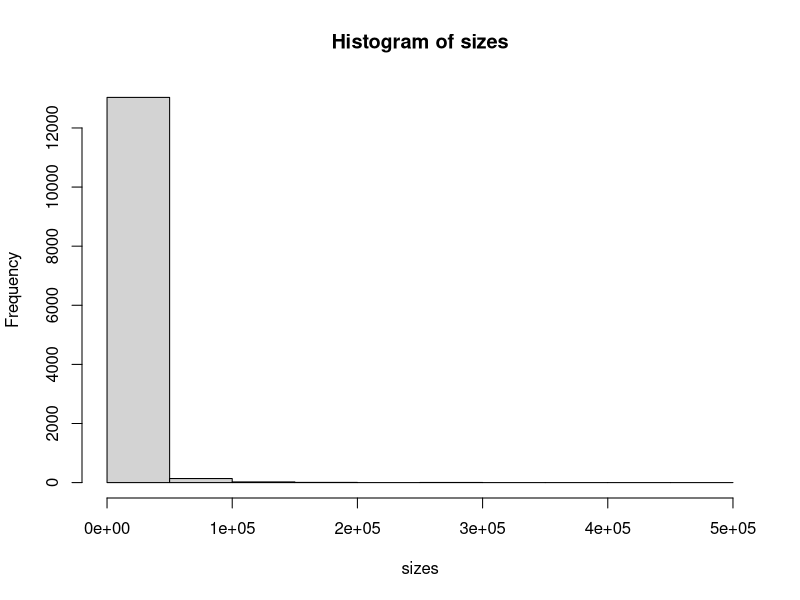
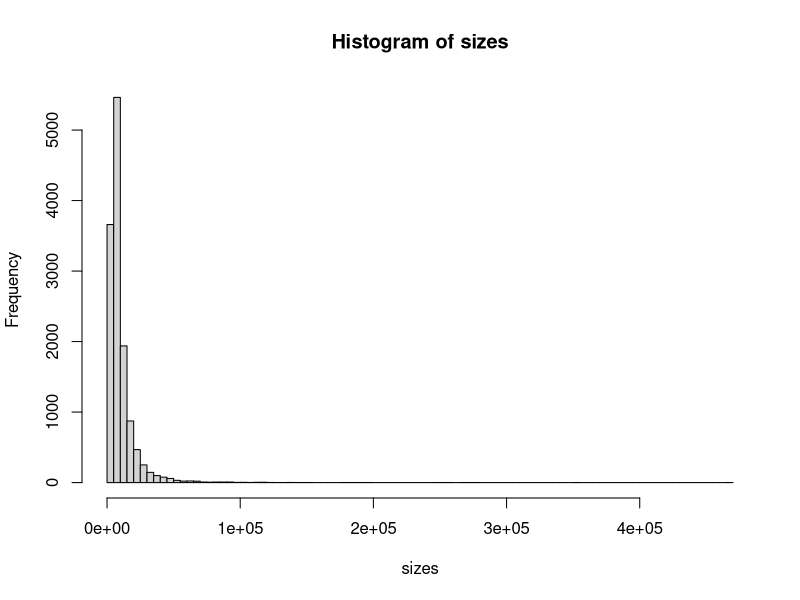
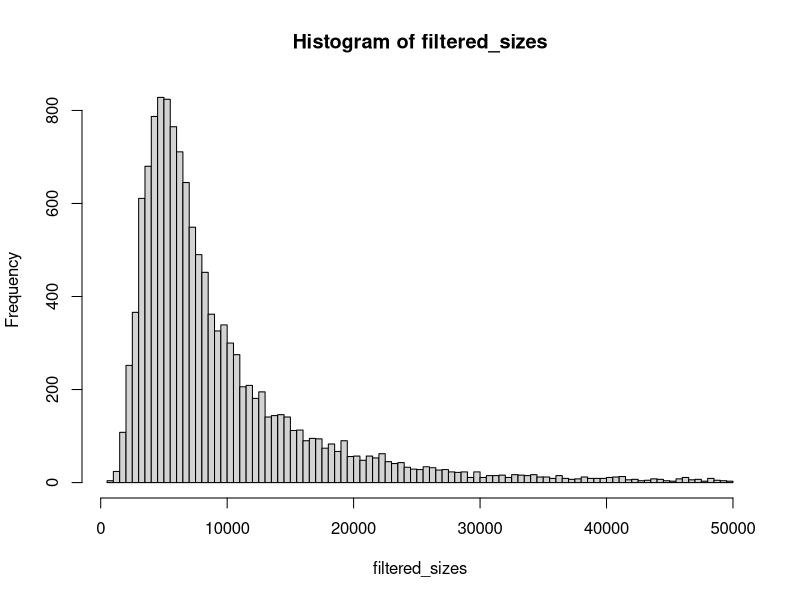
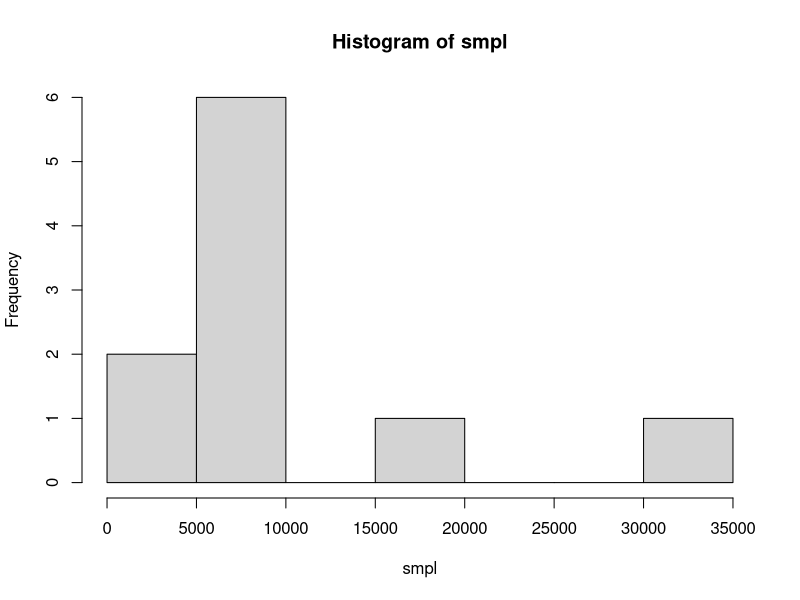
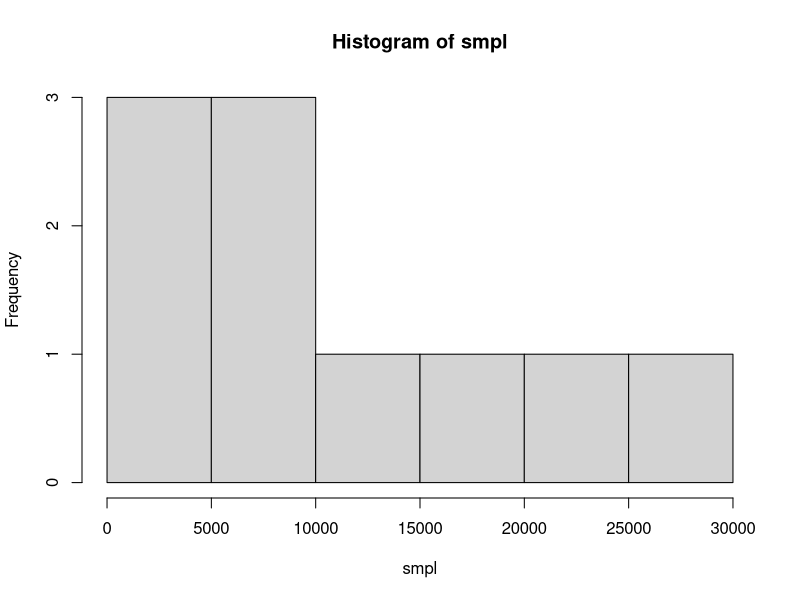
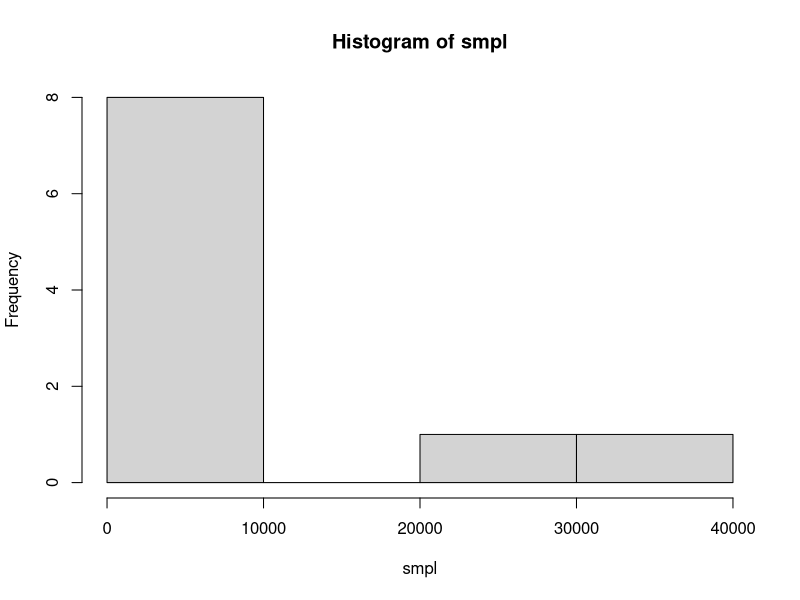
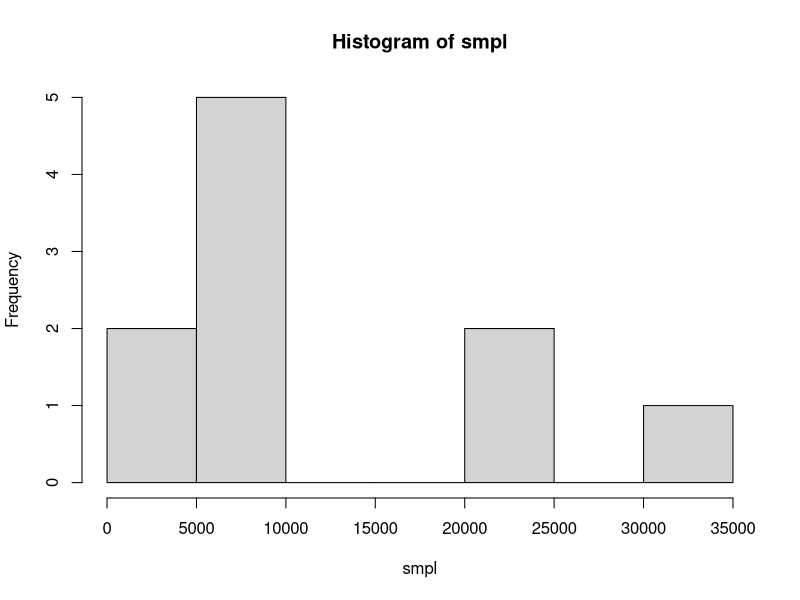
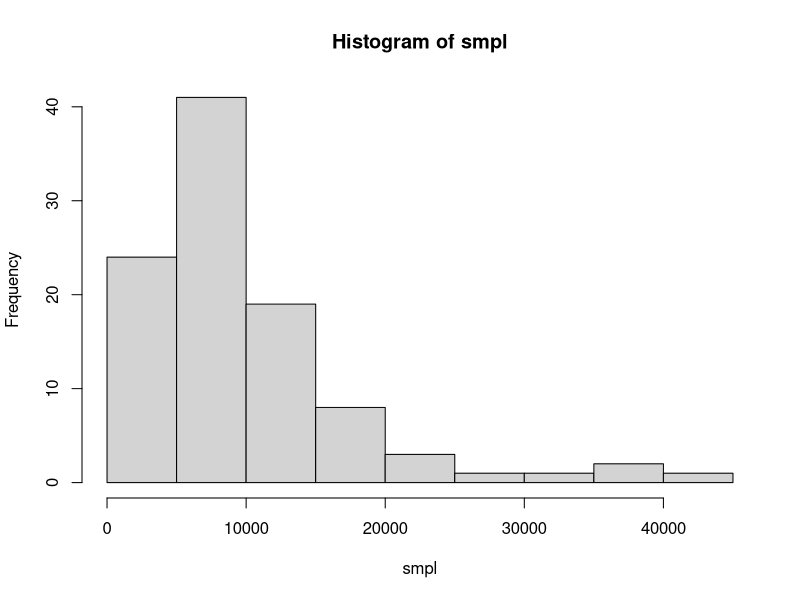

The R source for these figures, in order:
## ---- chunk 1
sizes <- scan("artists-sizes.txt")
## ---- chunk 2
summary(sizes)
## ---- chunk 3
hist(sizes)
## ---- chunk 4
hist(sizes, breaks = 100)
## ---- chunk 5
filtered_sizes <- sizes[sizes < 50000]
summary(filtered_sizes)
## ---- chunk 6
length(sizes) - length(filtered_sizes)
## ---- chunk 7
hist(filtered_sizes, breaks = 100)
## ---- chunk 8
smpl <- sample(filtered_sizes, size = 10, replace = T)
hist(smpl)
## ---- chunk 9
smpl <- sample(filtered_sizes, size = 10, replace = T)
hist(smpl)
## ---- chunk 10
smpl <- sample(filtered_sizes, size = 10, replace = T)
hist(smpl)
## ---- chunk 11
smpl <- sample(filtered_sizes, size = 10, replace = T)
hist(smpl)
## ---- chunk 12
smpl <- sample(filtered_sizes, size = 100, replace = T)
hist(smpl)
## ---- chunk 13
smpl <- sample(filtered_sizes, size = 100, replace = T)
hist(smpl)
## ---- chunk 14
smpl <- sample(filtered_sizes, size = 500, replace = T)
hist(smpl, breaks = 30)
## ---- chunk 15
length(filtered_sizes)
